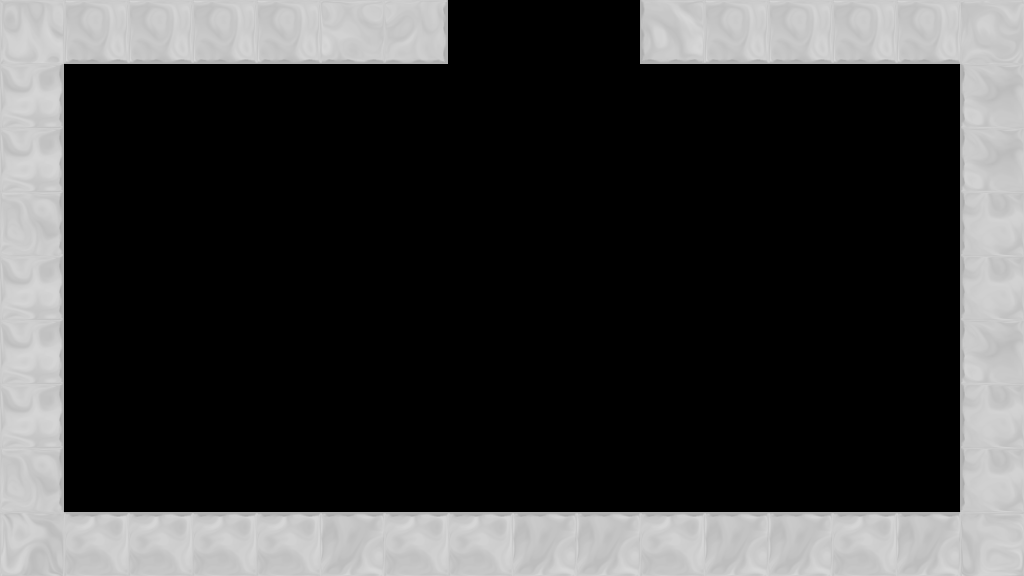

Rendered tile map (Tiled .tmx) drawn with the repository's tilesets; below, a short description and the full map source, tile grids included:
An orthogonal 16x9 tile map with 64x64 px tiles, 1 tile layer (tile), 1 hidden layer not drawn, 6 tilesets and 1 object (Exit).

<map version="1.0" orientation="orthogonal" width="16" height="9" tilewidth="64" tileheight="64">
 <properties>
  <property name="bg" value="bg_tempLast" />
  <property name="bgParallaxX" value=".6" />
  <property name="bgParallaxY" value=".6" />
  <property name="music" value="level_blue" />
 </properties>
 <tileset firstgid="1" source="tiles/black_tiles.tsx" />
 <tileset firstgid="50" source="tiles/white_tiles.tsx" />
 <tileset firstgid="99" source="tiles/mixed_tiles.tsx" />
 <tileset firstgid="211" source="tiles/glass_tiles.tsx" />
 <tileset firstgid="260" source="tiles/black_indestructable.tsx" />
 <tileset firstgid="310" source="tiles/sand_tiles.tsx" />
 <layer name="backTile" width="16" height="9" visible="0">
  <data encoding="csv">
0,0,0,0,0,0,0,0,0,0,0,0,0,0,0,0,
0,0,0,0,0,0,0,0,0,0,0,0,0,0,0,0,
0,0,0,0,0,0,0,0,0,0,0,0,0,0,0,0,
0,0,0,0,0,0,0,0,0,0,0,0,0,0,0,0,
0,0,0,0,0,0,0,0,0,0,0,0,0,0,0,0,
0,0,0,0,0,0,0,0,0,0,0,0,0,0,0,0,
0,0,0,0,0,0,0,0,0,0,0,0,0,0,0,0,
0,0,0,0,0,0,0,0,0,0,0,0,0,0,0,0,
0,0,0,0,0,0,0,0,0,0,0,0,0,0,0,0
</data>
 </layer>
 <objectgroup name="obj" width="16" height="9" />
 <layer name="tile" width="16" height="9">
  <data encoding="csv">
53,87,87,87,87,80,81,0,0,0,79,87,87,87,87,70,
75,0,0,0,0,0,0,0,0,0,0,0,0,0,0,71,
75,0,0,0,0,0,0,0,0,0,0,0,0,0,0,71,
74,0,0,0,0,0,0,0,0,0,0,0,0,0,0,72,
75,0,0,0,0,0,0,0,0,0,0,0,0,0,0,72,
75,0,0,0,0,0,0,0,0,0,0,0,0,0,0,71,
75,0,0,0,0,0,0,0,0,0,0,0,0,0,0,72,
74,0,0,0,0,0,0,0,0,0,0,0,0,0,0,72,
50,66,66,66,66,59,66,66,59,59,66,59,59,66,59,51
</data>
 </layer>
 <objectgroup name="front" width="16" height="9">
  <object type="Exit" x="448" y="0" width="192" height="64">
   <properties>
    <property name="mapTo" value="firstMovingLasers" />
   </properties>
  </object>
 </objectgroup>
</map>
